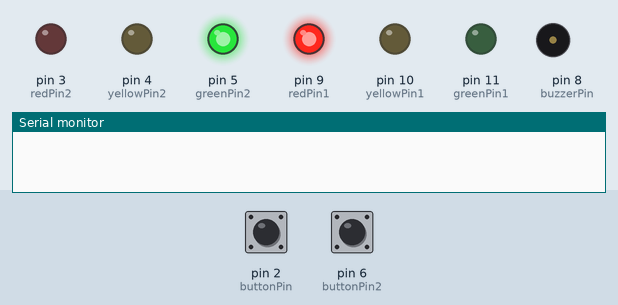
Simulated run of this sketch. Board: Arduino Uno, built with avr-gcc and run on an emulated ATmega328P. Shown: output pins drawn as LEDs (lit = HIGH), buzzer (waves = sounding), the last lines printed to the serial monitor. Inputs (shaded band) come from the test bench; at power-on: pin 2 (buttonPin) LOW, pin 6 (buttonPin2) LOW.

Above: at 1.2 s.
1.3 s: pin 2 (buttonPin) pulled HIGH for 0.15 s
At 1.9 s:
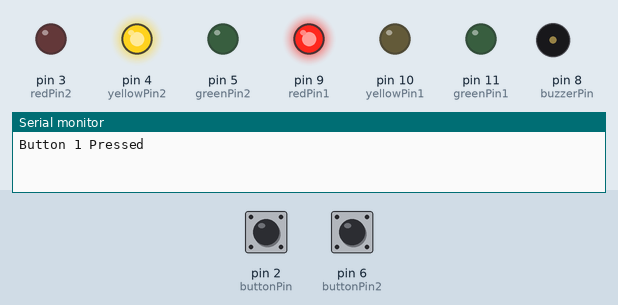
At 4.0 s:
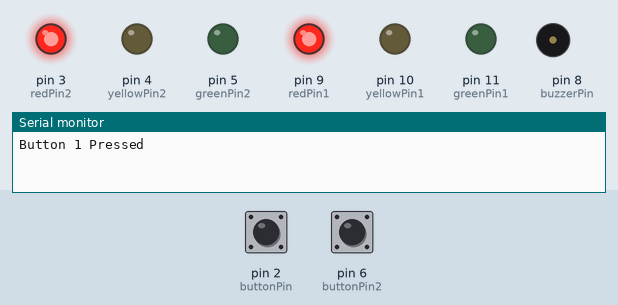
Timing chart, 0 to 30.2 s (numbered marks = the images above; inputs shaded):
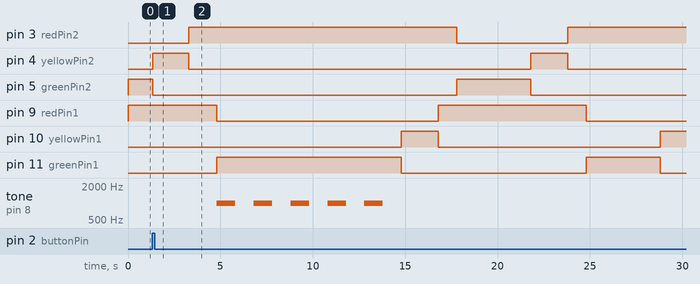

The sketch:

Traffic_Light_Arduino.ino
```cpp
const int redPin1 = 9;
const int yellowPin1 = 10;
const int greenPin1 = 11;
const int redPin2 = 3;
const int yellowPin2 = 4;
const int greenPin2 = 5;

const int buttonPin = 2;
const int buttonPin2 = 6;
const int buzzerPin = 8;

const unsigned long greenDuration = 5000;
const unsigned long yellowDuration = 2000;

int buttonState = 0;
int lastButtonState = 0;
bool pedestrianRequested = false;

int buttonState2 = 0;
int lastButtonState2 = 0;
bool pedestrianRequested2 = false;

unsigned long previousMillis = 0;
int currentState = 0;

void setup() {
  pinMode(redPin1, OUTPUT);
  pinMode(yellowPin1, OUTPUT);
  pinMode(greenPin1, OUTPUT);
  pinMode(redPin2, OUTPUT);
  pinMode(yellowPin2, OUTPUT);
  pinMode(greenPin2, OUTPUT);
  pinMode(buzzerPin, OUTPUT);
  pinMode(buttonPin, INPUT);
  pinMode(buttonPin2, INPUT);

  Serial.begin(9600);

  digitalWrite(redPin1, HIGH);
  digitalWrite(yellowPin1, LOW);
  digitalWrite(greenPin1, LOW);
  digitalWrite(redPin2, LOW);
  digitalWrite(yellowPin2, LOW);
  digitalWrite(greenPin2, HIGH);
}

void loop() {
  unsigned long currentMillis = millis();

  buttonState = digitalRead(buttonPin);
  if (buttonState != lastButtonState) {
    delay(50);
    buttonState = digitalRead(buttonPin);
    if (buttonState == HIGH && lastButtonState == LOW) {
      Serial.println("Button 1 Pressed");
      if (currentState == 0) {
        digitalWrite(redPin2, LOW);
        digitalWrite(yellowPin2, HIGH);
        digitalWrite(greenPin2, LOW);
        currentState = 1;
        previousMillis = currentMillis;
        pedestrianRequested = true;
      } else if (currentState == 2) {
        digitalWrite(redPin1, LOW);
        digitalWrite(yellowPin1, HIGH);
        digitalWrite(greenPin1, LOW);
        currentState = 3;
        previousMillis = currentMillis;
        pedestrianRequested = true;
      } else {
        pedestrianRequested = true;
      }
    }
    lastButtonState = buttonState;
  }

  buttonState2 = digitalRead(buttonPin2);
  if (buttonState2 != lastButtonState2) {
    delay(50);
    buttonState2 = digitalRead(buttonPin2);
    if (buttonState2 == HIGH && lastButtonState2 == LOW) {
      Serial.println("Button 2 Pressed");
      if (currentState == 0) {
        digitalWrite(redPin2, LOW);
        digitalWrite(yellowPin2, HIGH);
        digitalWrite(greenPin2, LOW);
        currentState = 1;
        previousMillis = currentMillis;
        pedestrianRequested2 = true;
      } else if (currentState == 2) {
        digitalWrite(redPin1, LOW);
        digitalWrite(yellowPin1, HIGH);
        digitalWrite(greenPin1, LOW);
        currentState = 3;
        previousMillis = currentMillis;
        pedestrianRequested2 = true;
      } else {
        pedestrianRequested2 = true;
      }
    }
    lastButtonState2 = buttonState2;
  }

  switch (currentState) {
    case 0:
      if (currentMillis - previousMillis >= greenDuration) {
        digitalWrite(redPin2, LOW);
        digitalWrite(yellowPin2, HIGH);
        digitalWrite(greenPin2, LOW);
        currentState = 1;
        previousMillis = currentMillis;
      }
      break;

    case 1:
      if (currentMillis - previousMillis >= yellowDuration) {
        digitalWrite(redPin2, HIGH);
        digitalWrite(yellowPin2, LOW);
        digitalWrite(greenPin2, LOW);
        delay(1000);
        digitalWrite(redPin1, LOW);
        digitalWrite(yellowPin1, LOW);
        digitalWrite(greenPin1, HIGH);


        if (pedestrianRequested) {
          pedestrianPhase(1);
          pedestrianRequested = false;
        }
        if (pedestrianRequested2) {
          pedestrianPhase(2);
          pedestrianRequested2 = false;
        }

        currentState = 2;
        previousMillis = currentMillis;
      }
      break;

    case 2:
      if (currentMillis - previousMillis >= greenDuration) {
        digitalWrite(redPin1, LOW);
        digitalWrite(yellowPin1, HIGH);
        digitalWrite(greenPin1, LOW);
        currentState = 3;
        previousMillis = currentMillis;
      }
      break;

    case 3:
      if (currentMillis - previousMillis >= yellowDuration) {
        digitalWrite(redPin1, HIGH);
        digitalWrite(yellowPin1, LOW);
        digitalWrite(greenPin1, LOW);
        delay(1000);
        digitalWrite(redPin2, LOW);
        digitalWrite(yellowPin2, LOW);
        digitalWrite(greenPin2, HIGH);

        if (pedestrianRequested) {
          pedestrianPhase(1);
          pedestrianRequested = false;
        }
        if (pedestrianRequested2) {
          pedestrianPhase(2);
          pedestrianRequested2 = false;
        }

        currentState = 0;
        previousMillis = currentMillis;
      }
      break;
  }
}

void pedestrianPhase(int side) {
  digitalWrite(redPin1, HIGH);
  digitalWrite(yellowPin1, LOW);
  digitalWrite(greenPin1, LOW);
  digitalWrite(redPin2, HIGH);
  digitalWrite(yellowPin2, LOW);
  digitalWrite(greenPin2, LOW);
  delay(500);

  if (side == 1) {
    digitalWrite(redPin1, LOW);
    digitalWrite(greenPin1, HIGH);
  } else if (side == 2) {
    digitalWrite(redPin2, LOW);
    digitalWrite(greenPin2, HIGH);
  }

  for (int i = 0; i < 5; i++) {
    tone(buzzerPin, 1000);
    delay(1000);
    noTone(buzzerPin);
    delay(1000);
  }

  if (side == 1) {
    digitalWrite(greenPin1, LOW);
    digitalWrite(redPin1, HIGH);
  } else if (side == 2) {
    digitalWrite(greenPin2, LOW);
    digitalWrite(redPin2, HIGH);
  }
}
```

Measured:
- after the input at 1.3 s, pin 4 (yellowPin2): alternates HIGH for 2.0 s and LOW for 18.5 s, starting after 0.05 s; tone on pin 8 (buzzerPin): alternates 1000 Hz for 1.0 s and silent for 1.0 s, 10 changes in all, then stays silent, starting after 3.5 s
